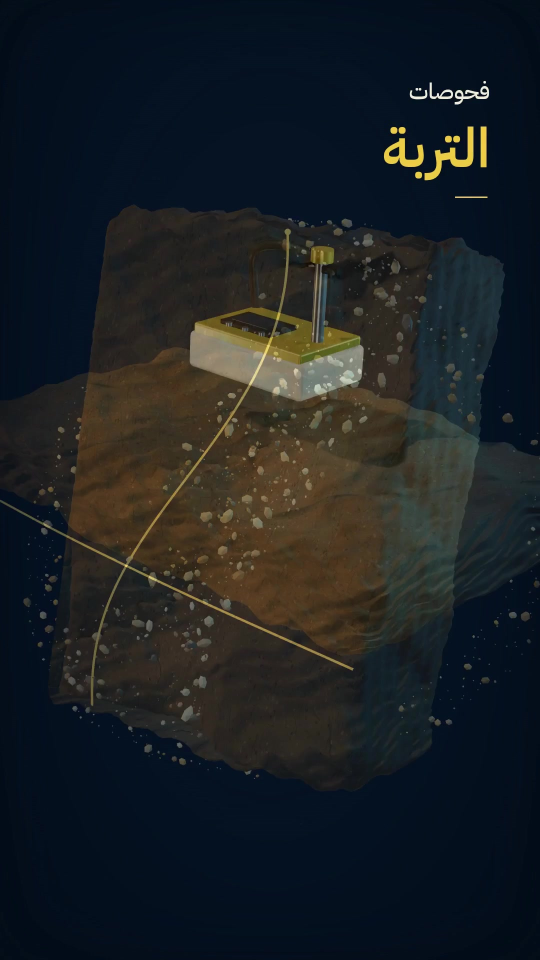
#> input picture projects/etqan-materials-cinematic-60s/renders/qa-frames/frame-0277.jpg, 1080 x 1920 px, given in place of frame-0045.jpg, which was not available (shown at 1/2 size)
$ python export_review.py
#> lines starting #> are read from the running program, lines starting #| are printed output that depends on the picture
"""Review frames come from the final MP4, never from concept illustrations."""
import subprocess,pathlib
from PIL import Image,ImageDraw,ImageFont
root=pathlib.Path(__file__).resolve().parents[1]
out=root/'renders/qa-frames';out.mkdir(exist_ok=True)
frames=[45,195,345,495,675,825,1020,1155,1350,1500,1635,1760]
transitions=[97,277,427,577,757,907,1057,1237,1387,1537,1717]
selected=sorted(frames+transitions)
filt='select='+ '+'.join(f'eq(n\\,{f})' for f in selected)
subprocess.run(['ffmpeg','-v','error','-i',str(root/'renders/etqan-materials-cinematic-60s.mp4'),'-vf',filt,'-vsync','0','-q:v','2','-y',str(out/'selected-%02d.jpg')],check=True)
#> (this line was passed over: subprocess is not available in this run)
for i,f in enumerate(selected,1):(out/f'selected-{i:02d}.jpg').replace(out/f'frame-{f:04d}.jpg')
s=Image.new('RGB',(1080,1536),'#071426');draw=ImageDraw.Draw(s);font=ImageFont.truetype('/usr/share/fonts/truetype/dejavu/DejaVuSans.ttf',17)
#> after `s = Image.new('RGB', (1080, 1536), '#071426')`:
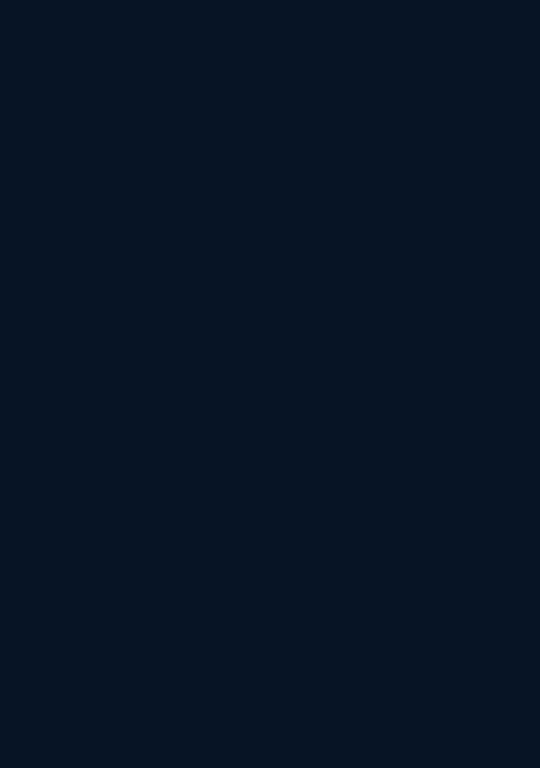
#> s: PIL image 1080x1536 RGB (shown at 1/2 size); mean R, G, B 7, 20, 38
names=['Riyadh','Soil formation','Field density','Resistivity','Compression','Ultrasonic UPV','Concrete core','Asphalt formation','Marshall','Binder study','Materials together','ETQAN closing']
for i,(f,name) in enumerate(zip(frames,names)):
 x=(i%4)*270;y=(i//4)*512;s.paste(Image.open(out/f'frame-{f:04d}.jpg').resize((270,480),Image.Resampling.LANCZOS),(x,y));draw.text((x+9,y+487),f'{f/30:.1f}s - {name}',font=font,fill='#e8e6da')
#> after `s.paste(Image.open(out / f'frame-{f:04d}.jpg').resize((270, 480), Imag`:
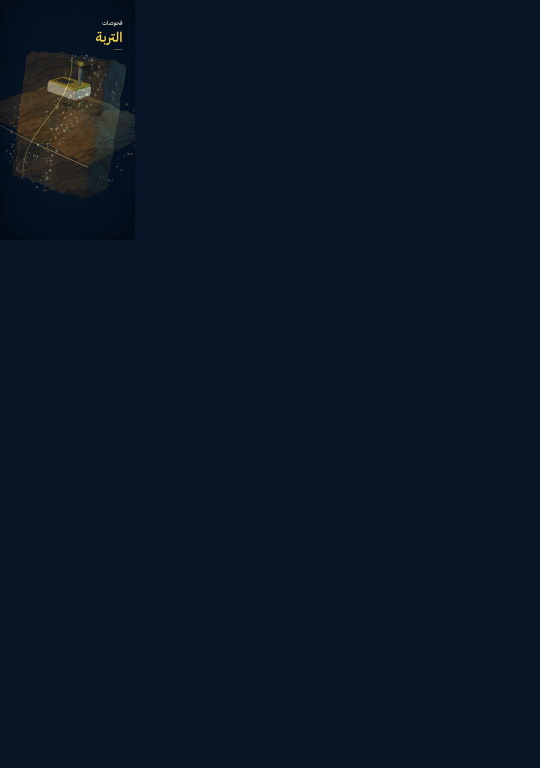
#> s: PIL image 1080x1536 RGB (shown at 1/2 size); mean R, G, B 8.6, 20.9, 37.8
#> pass 2 of the loop `for i,(f,name) in enumerate(zip(frames,names)):`:
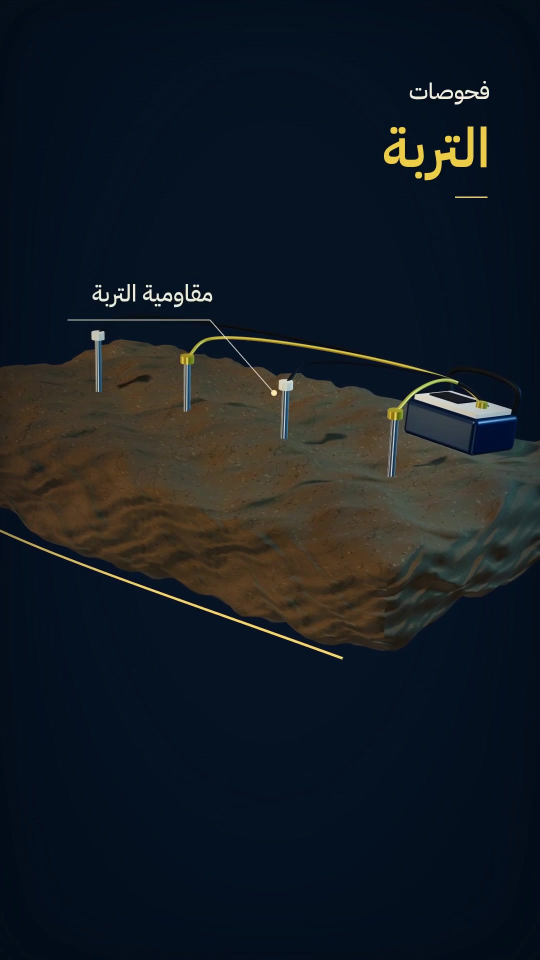
#> input picture projects/etqan-materials-cinematic-60s/renders/qa-frames/frame-0495.jpg, 1080 x 1920 px, given in place of frame-0195.jpg, which was not available (shown at 1/2 size)
#> `s.paste(Image.open(out / f'frame-{f:04d}.jpg').resize((270, 480), Imag`:
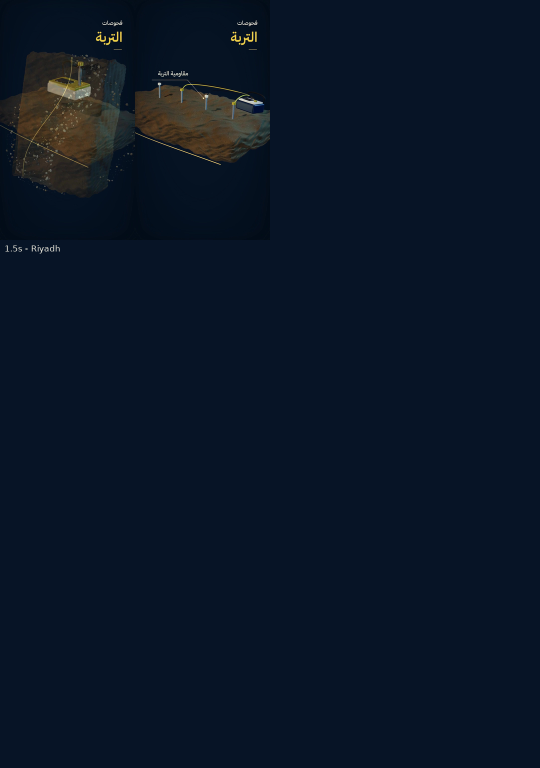
#> s: PIL image 1080x1536 RGB (shown at 1/2 size); mean R, G, B 9.7, 21.6, 37.7
#> (the run stopped early here; a loop or call above may not have finished)
